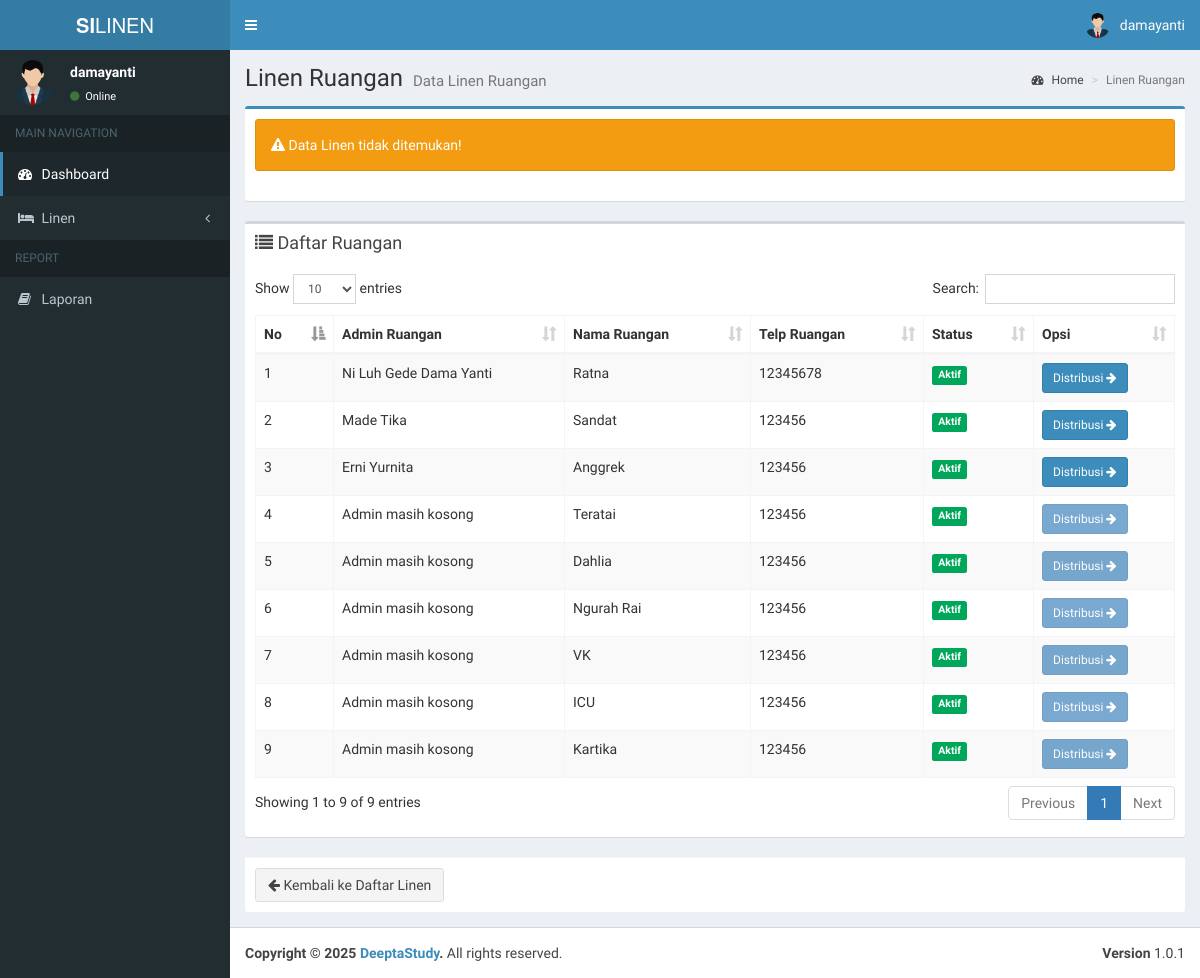
Page /admin/detail_linen.php (signed in) on the committed database.
### tables this page shows
CREATE TABLE `users` (
  `id` int(11) NOT NULL,
  `nama` varchar(100) NOT NULL,
  `username` varchar(100) NOT NULL,
  `email` varchar(100) NOT NULL,
  `password` varchar(100) NOT NULL,
  `hak_akses` varchar(25) NOT NULL,
  `status` int(11) NOT NULL,
  `status_ruangan` int(11) DEFAULT NULL
);

CREATE TABLE `ruangan` (
  `id` int(11) NOT NULL,
  `id_user` int(11) DEFAULT NULL,
  `nama_ruangan` varchar(199) NOT NULL,
  `telp_ruangan` varchar(15) NOT NULL,
  `status` int(11) NOT NULL
);

### admin/detail_linen.php (the view, shortened to what the rows shown need)
<?php
include '../koneksi.php';
$additionalCSS = [
    '../assets/plugins/datatables/dataTables.bootstrap.css',
    'https://cdnjs.cloudflare.com/ajax/libs/lightbox2/2.11.3/css/lightbox.min.css',
    '../assets/dist/css/linen.css'
];
$pageTitle = "Linen Ruangan";
$pageDesc = "Data Linen Ruangan";
$ruanganData = mysqli_query($koneksi, "SELECT r.*, u.nama as admin_ruangan
                            FROM ruangan r
                            LEFT JOIN users u ON r.id_user = u.id");
?>
<section class="content">
    <div class="row">
        <div class="col-xs-12">
            <div class="box">
                <div class="box-body">
                    <table id="example1" class="table table-bordered table-striped">
                        <thead>
                            <tr>
                                <th>No</th>
                                <th>Admin Ruangan</th>
                                <th>Nama Ruangan</th>
                                <th>Telp Ruangan</th>
                                <th>Status</th>
                                <th>Opsi</th>
                            </tr>
                        </thead>
                        <tbody>
                            <?php
                            $no = 1;
                            while ($data = mysqli_fetch_assoc($ruanganData)):
                            ?>
                                <tr>
                                    <td><?= $no++; ?></td>
                                    <td>
                                        <?= htmlspecialchars($data['admin_ruangan'] ?? 'Admin masih kosong') ?>
                                    </td>
                                    <td><?= htmlspecialchars($data['nama_ruangan']) ?></td>
                                    <td><?= htmlspecialchars($data['telp_ruangan']) ?></td>
                                    <td>
                                        <span class="label <?= ($data['status'] == 1) ? 'label-success' : 'label-danger' ?>">
                                            <?= ($data['status'] == 1) ? 'Aktif' : 'Nonaktif' ?>
                                        </span>
                                    </td>
                                    <td>
                                        <?php if (!empty($data['id_user'])): ?>
                                            <button type="button" class="btn btn-sm btn-primary" data-toggle="modal"
                                                data-target="#modalDistribusi<?= $data['id'] ?>">
                                                Distribusi <i class="fa fa-arrow-right"></i>
                                            </button>
                                        <?php else: ?>
                                            <button class="btn btn-sm btn-primary" disabled>Distribusi <i class="fa fa-arrow-right"></i></button>
                                        <?php endif; ?>
                                    </td>
                                </tr>
                            <?php endwhile; ?>
                        </tbody>
                    </table>
                </div>
            </div>
        </div>
    </div>
</section>
<?php
$content = ob_get_clean();
include __DIR__ . '/../layouts/header.php';
echo $content;
include __DIR__ . '/../layouts/footer.php';
?>

### layouts/header.php (shortened to what the rows shown need)
<?php
    include '../koneksi.php';
    $username = $_SESSION['username'];
    $query = mysqli_query($koneksi, "SELECT * FROM users WHERE username = '$username'");
    $row = mysqli_fetch_assoc($query);
?>
<!DOCTYPE html>
<html>
<head>
    <link rel="stylesheet" href="../assets/bootstrap/css/bootstrap.min.css">
    <link rel="stylesheet" href="https://maxcdn.bootstrapcdn.com/font-awesome/4.4.0/css/font-awesome.min.css">
    <link rel="stylesheet" href="https://code.ionicframework.com/ionicons/2.0.1/css/ionicons.min.css">
    <link rel="stylesheet" href="../assets/dist/css/AdminLTE.min.css">
    <link rel="stylesheet" href="../assets/dist/css/skins/_all-skins.min.css">
    <link rel="stylesheet" href="../assets/plugins/iCheck/flat/blue.css">
    <link rel="stylesheet" href="../assets/plugins/morris/morris.css">
    <link rel="stylesheet" href="../assets/plugins/jvectormap/jquery-jvectormap-1.2.2.css">
    <?php if(!empty($additionalCSS)): ?>
        <?php foreach($additionalCSS as $css): ?>
            <link rel="stylesheet" href="<?= htmlspecialchars($css) ?>">
        <?php endforeach; ?>
    <?php endif; ?>
</head>
<body class="hold-transition skin-blue sidebar-mini">
    <div class="wrapper">
        <header class="main-header">
            <nav class="navbar navbar-static-top" role="navigation">
                <div class="navbar-custom-menu">
                    <ul class="nav navbar-nav">
                        <li class="dropdown user user-menu">
                            <a href="#" class="dropdown-toggle" data-toggle="dropdown">
                                <img src="../assets/images/avatar.png" class="user-image" alt="User Image">
                                <span class="hidden-xs"><?= $row['username']; ?></span>
                            </a>
                        </li>
                    </ul>
                </div>
            </nav>
        </header>
        <div class="content-wrapper">
            <section class="content-header">
                <h1>
                    <?php echo isset($pageTitle) ? $pageTitle : 'Dashboard'; ?>
                    <small><?php echo isset($pageDesc) ? $pageDesc : 'Control Panel'; ?></small>
                </h1>
            </section>
        <?php include __DIR__ . '/navigation.php'; ?>

### layouts/navigation.php (shortened to what the rows shown need)
<aside class="main-sidebar">
    <section class="sidebar">
        <div class="user-panel">
            <div class="pull-left info">
                <p><?= $row['username']; ?></p>
                <a href="#"><i class="fa fa-circle text-success"></i> Online</a>
            </div>
        </div>
    </section>
</aside>

### rows in the picture
users: username "damayanti"
ruangan: id_user.nama "Ni Luh Gede Dama Yanti", nama_ruangan "Ratna", telp_ruangan "12345678", status "Aktif"
ruangan: id_user.nama "Made Tika", nama_ruangan "Sandat", telp_ruangan "123456", status "Aktif"
ruangan: id_user.nama "Erni Yurnita", nama_ruangan "Anggrek", telp_ruangan "123456", status "Aktif"
ruangan: admin_ruangan "Admin masih kosong", nama_ruangan "Teratai", telp_ruangan "123456", status "Aktif", shows "Distribusi"
ruangan: admin_ruangan "Admin masih kosong", nama_ruangan "Dahlia", telp_ruangan "123456", status "Aktif", shows "Distribusi"
ruangan: admin_ruangan "Admin masih kosong", nama_ruangan "Ngurah Rai", telp_ruangan "123456", status "Aktif", shows "Distribusi"
ruangan: admin_ruangan "Admin masih kosong", nama_ruangan "VK", telp_ruangan "123456", status "Aktif", shows "Distribusi"
ruangan: admin_ruangan "Admin masih kosong", nama_ruangan "ICU", telp_ruangan "123456", status "Aktif", shows "Distribusi"
ruangan: admin_ruangan "Admin masih kosong", nama_ruangan "Kartika", telp_ruangan "123456", status "Aktif", shows "Distribusi"

### other values in the picture
$pageTitle "Linen Ruangan"
$pageDesc "Data Linen Ruangan"
